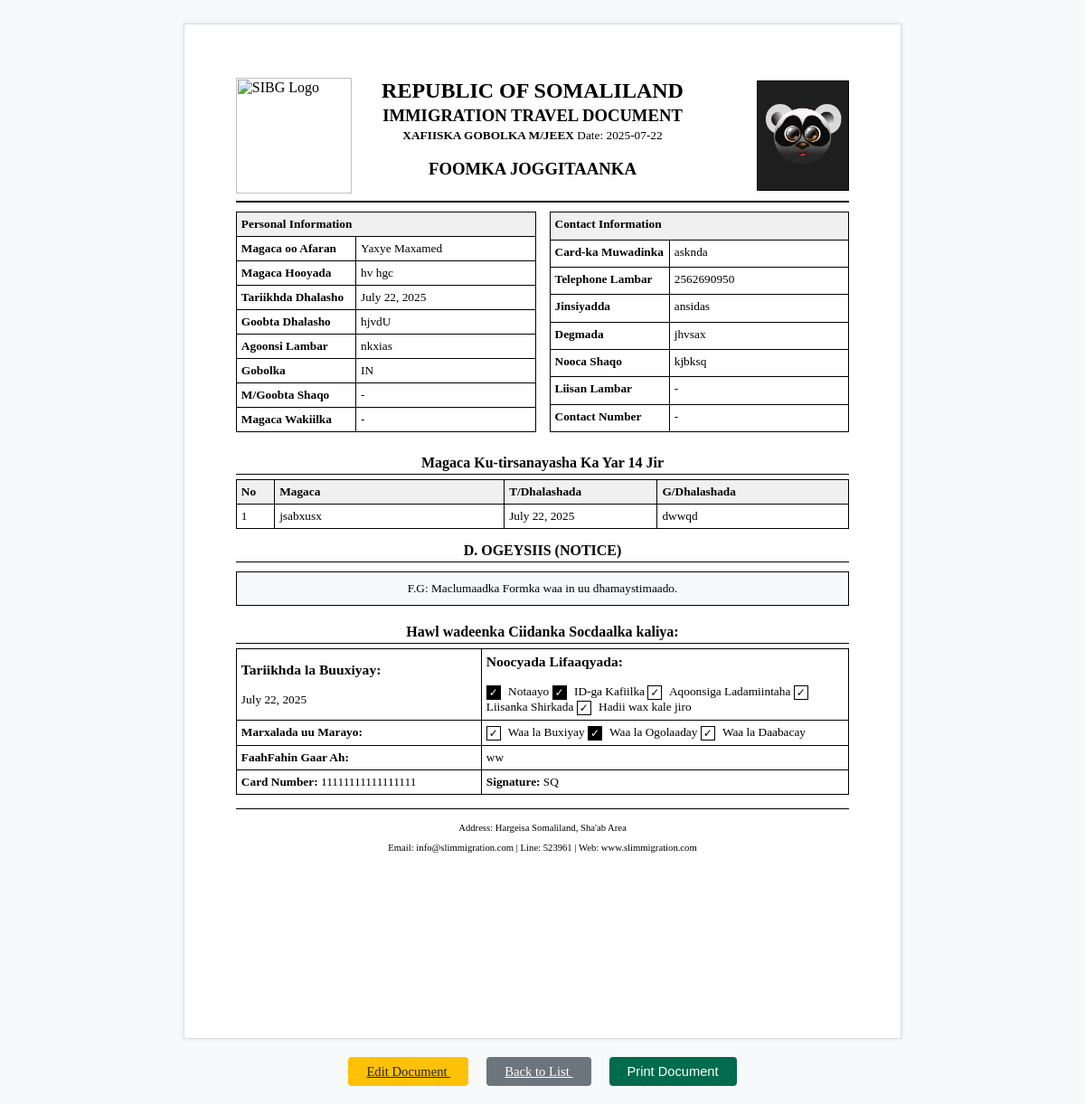
The app's page /travel/2/ with its own data.
### immigration/models.py (models this page shows, shortened)
class TravelDocument(models.Model):
    STATUS_CHOICES = [
        ('filled', 'Waa la Buxiyay'),
        ('approved', 'Waa la Ogolaaday'),
        ('printed', 'Waa la Daabacay'),
    ]
    region_office = models.CharField(max_length=100, blank=True, verbose_name="Xafiiska Gobolka")
    date = models.DateField(blank=True, null=True, verbose_name="Taariikhda")
    document_number = models.CharField(max_length=50, blank=True, unique=True, verbose_name="Lambarka Warqadda")
    full_name = models.CharField(max_length=200, blank=True, verbose_name="Magaca oo Afaran")
    mother_name = models.CharField(max_length=200, blank=True, verbose_name="Magaca Hooyada")
    birth_date = models.DateField(blank=True, null=True, verbose_name="Taariikhda Dhalasho")
    birth_place = models.CharField(max_length=100, blank=True, verbose_name="Goobta Dhalasho")
    identification_number = models.CharField(max_length=50, blank=True, verbose_name="Aqoonsi Lambar")
    region = models.CharField(max_length=100, blank=True, verbose_name="Gobolka")
    workplace = models.CharField(max_length=100, blank=True, verbose_name="Goobta Shaqo")
    sponsor_name = models.CharField(max_length=200, blank=True, verbose_name="Magaca Wakiilka")
    citizen_card = models.CharField(max_length=50, blank=True, verbose_name="Card-ka Muwadinka")
    phone_number = models.CharField(max_length=20, blank=True, verbose_name="Telephone Lambar")
    nationality = models.CharField(max_length=100, blank=True, verbose_name="Jinsiyadda")
    district = models.CharField(max_length=100, blank=True, verbose_name="Degmada")
    job_type = models.CharField(max_length=100, blank=True, verbose_name="Nooca Shaqo")
    license_number = models.CharField(max_length=50, blank=True, verbose_name="Liisan Lambar")
    contact_number = models.CharField(max_length=20, blank=True, verbose_name="Contact Number")
    filled_date = models.DateField(blank=True, null=True, verbose_name="Taariikhda la buuxiyay")
    has_notayo = models.BooleanField(default=False, verbose_name="Notaayo")
    has_sponsor_id = models.BooleanField(default=False, verbose_name="ID-ga Kafiilka")
    has_damaged_id = models.BooleanField(default=False, verbose_name="Aqoonsiga Ladamiintaha")
    has_company_license = models.BooleanField(default=False, verbose_name="Liisanka Shirkada")
    has_other_documents = models.BooleanField(default=False, verbose_name="Hadii wax kale jiro")
    immigration_officer_notes = models.TextField(blank=True, verbose_name="Faahfaahin Gaar ah")
    status = models.CharField(max_length=10, choices=STATUS_CHOICES, blank=True, verbose_name="Marxalada uu Marayo")
    card_number = models.CharField(max_length=50, blank=True, verbose_name="Card Number")
    officer_signature = models.CharField(max_length=200, blank=True, verbose_name="Signature")
    created_at = models.DateTimeField(auto_now_add=True)
    updated_at = models.DateTimeField(auto_now=True)
    created_by = models.ForeignKey(User, on_delete=models.SET_NULL, null=True, related_name='created_documents')
    photo = models.ImageField(upload_to='travel_documents/photos/', blank=True, null=True, verbose_name="Sawirka")
    class Meta:
        ordering = ['-created_at']
        verbose_name = "Travel Document"
        verbose_name_plural = "Travel Documents"

class TravelDocumentChild(models.Model):
    document = models.ForeignKey(TravelDocument, on_delete=models.CASCADE, related_name='children')
    name = models.CharField(max_length=200, verbose_name="Magaca")
    birth_date = models.DateField(blank=True, null=True, verbose_name="Taariikhda Dhalasho")
    birth_place = models.CharField(max_length=100, blank=True, verbose_name="Goobta Dhalasho")
    photo = models.ImageField(upload_to='travel_documents/children/', blank=True, null=True, verbose_name="Sawirka")
    class Meta:
        verbose_name = "Travel Document Child"
        verbose_name_plural = "Travel Document Children"

### immigration/views.py (the view)
# urls.py: path('travel/<int:pk>/', views.travel_document_detail, name='travel_document_detail'),
def travel_document_detail(request, pk):
    document = get_object_or_404(TravelDocument, pk=pk)
    return render(request, 'travel_document/detail.html', {'document': document})

### immigration/templates/travel_document/detail.html (shortened to what this page needs)
﻿{% block content %}
<div class="form-container">
    <div class="watermark">OFFICIAL</div>
    <div class="form-header">
        <img src="https://i.postimg.cc/85ztSqFB/Flag-of-the-Somaliland-Immigration-and-Border-Control-svg.png"
            alt="SIBG Logo" class="logo">
        <div class="header-text">
            <h1>REPUBLIC OF SOMALILAND</h1>
            <h2>IMMIGRATION TRAVEL DOCUMENT</h2>
            <p><strong>XAFIISKA GOBOLKA M/JEEX</strong> Date: {% now "Y-m-d" %}</p>
            <h3>FOOMKA JOGGITAANKA</h3>
        </div>
        <div class="photo-box">
            {% if document.photo %}
            <img src="{{ document.photo.url }}" alt="Applicant Photo">
            {% else %}
            [Photograph]
            {% endif %}
        </div>
    </div>
    <div class="two-col">
        <table class="form-table">
            <tr>
                <th colspan="2" class="text-center">Personal Information</th>
            </tr>
            <tr>
                <td width="40%"><strong>Magaca oo Afaran</strong></td>
                <td>{{ document.full_name|default:"-" }}</td>
            </tr>
            <tr>
                <td><strong>Magaca Hooyada</strong></td>
                <td>{{ document.mother_name|default:"-" }}</td>
            </tr>
            <tr>
                <td><strong>Tariikhda Dhalasho</strong></td>
                <td>{{ document.birth_date|default:"-" }}</td>
            </tr>
            <tr>
                <td><strong>Goobta Dhalasho</strong></td>
                <td>{{ document.birth_place|default:"-" }}</td>
            </tr>
            <tr>
                <td><strong>Agoonsi Lambar</strong></td>
                <td>{{ document.identification_number|default:"-" }}</td>
            </tr>
            <tr>
                <td><strong>Gobolka</strong></td>
                <td>{{ document.region|default:"-" }}</td>
            </tr>
            <tr>
                <td><strong>M/Goobta Shaqo</strong></td>
                <td>{{ document.workplace|default:"-" }}</td>
            </tr>
            <tr>
                <td><strong>Magaca Wakiilka</strong></td>
                <td>{{ document.sponsor_name|default:"-" }}</td>
            </tr>
        </table>
        <table class="form-table">
            <tr>
                <th colspan="2" class="text-center">Contact Information</th>
            </tr>
            <tr>
                <td width="40%"><strong>Card-ka Muwadinka</strong></td>
                <td>{{ document.citizen_card|default:"-" }}</td>
            </tr>
            <tr>
                <td><strong>Telephone Lambar</strong></td>
                <td>{{ document.phone_number|default:"-" }}</td>
            </tr>
            <tr>
                <td><strong>Jinsiyadda</strong></td>
                <td>{{ document.nationality|default:"-" }}</td>
            </tr>
            <tr>
                <td><strong>Degmada</strong></td>
                <td>{{ document.district|default:"-" }}</td>
            </tr>
            <tr>
                <td><strong>Nooca Shaqo</strong></td>
                <td>{{ document.job_type|default:"-" }}</td>
            </tr>
            <tr>
                <td><strong>Liisan Lambar</strong></td>
                <td>{{ document.license_number|default:"-" }}</td>
            </tr>
            <tr>
                <td><strong>Contact Number</strong></td>
                <td>{{ document.contact_number|default:"-" }}</td>
            </tr>
        </table>
    </div>
    <div class="section-title">Magaca Ku-tirsanayasha Ka Yar 14 Jir</div>
    <table class="form-table">
        <thead>
            <tr>
                <th width="5%">No</th>
                <th width="30%">Magaca</th>
                <th width="20%">T/Dhalashada</th>
                <th width="25%">G/Dhalashada</th>
            </tr>
        </thead>
        <tbody>
            {% for child in document.children.all %}
            <tr>
                <td class="text-center">{{ forloop.counter }}</td>
                <td>{{ child.name|default:"-" }}</td>
                <td>{{ child.birth_date|default:"-" }}</td>
                <td>{{ child.birth_place|default:"-" }}</td>
            </tr>
            {% empty %}
            <tr>
                <td colspan="5" class="text-center">No children registered</td>
            </tr>
            {% endfor %}
        </tbody>
    </table>
    <div class="form-section">
        <div class="section-title">D. OGEYSIIS (NOTICE)</div>
        <div class="notice-section">
            F.G: Maclumaadka Formka waa in uu dhamaystimaado.
        </div>
    </div>
    <div class="official-section">
        <div class="section-title">Hawl wadeenka Ciidanka Socdaalka kaliya:</div>
        <table class="official-table">
            <tr>
                <td width="40%"><h3>Tariikhda la Buuxiyay:</h3> {{ document.filled_date|default:"-" }}</td>
                <td width="80%">
                    <h3>Noocyada Lifaaqyada:</h3>
                    <span class="checkbox {% if document.has_notayo %}checked{% endif %}">✓</span> Notaayo
                    <span class="checkbox {% if document.has_sponsor_id %}checked{% endif %}">✓</span> ID-ga Kafiilka
                    <span class="checkbox {% if document.has_damaged_id %}checked{% endif %}">✓</span> Aqoonsiga
                    Ladamiintaha
                    <span class="checkbox {% if document.has_company_license %}checked{% endif %}">✓</span> Liisanka
                    Shirkada
                    <span class="checkbox {% if document.has_other_documents %}checked{% endif %}">✓</span> Hadii wax
                    kale jiro
                </td>
            </tr>
            <tr>
                <td><strong>Marxalada uu Marayo:</strong></td>
                <td>
                    <span class="checkbox {% if document.status == 'filled' %}checked{% endif %}">✓</span> Waa la
                    Buxiyay
                    <span class="checkbox {% if document.status == 'approved' %}checked{% endif %}">✓</span> Waa la
                    Ogolaaday
                    <span class="checkbox {% if document.status == 'printed' %}checked{% endif %}">✓</span> Waa la
                    Daabacay
                </td>
            </tr>
            <tr>
                <td><strong>FaahFahin Gaar Ah:</strong></td>
                <td>{{ document.immigration_officer_notes|default:"-" }}</td>
            </tr>
            <tr>
                <td><strong>Card Number:</strong> {{ document.card_number|default:"-" }}</td>
                <td><strong>Signature:</strong> {{ document.officer_signature|default:"-" }}</td>
            </tr>
        </table>
    </div>
    <div class="footer">
        <p>Address: Hargeisa Somaliland, Sha'ab Area</p>
        <p>Email: info@slimmigration.com | Line: 523961 | Web: www.slimmigration.com</p>
    </div>
</div>
<div class="btn-container no-print">
    <a href="{% url 'travel_document_edit' document.pk %}" class="btn btn-warning">
         Edit Document
    </a>
    <a href="{% url 'travel_document_list' %}" class="btn btn-secondary">
         Back to List
    </a>
    <button onclick="window.print()" class="btn btn-primary">
         Print Document
    </button>
</div>
{% endblock %}

### immigration/templates/travel_document/detail.html (style rules this page uses)
.form-container { width: 210mm; min-height: 297mm; background-color: white; border: 1px solid #ddd; padding: 15mm; margin: 0 auto; box-shadow: 0 0 5px rgba(0, 0, 0, 0.1); position: relative; box-sizing: border-box; }
.form-header { display: flex; justify-content: space-between; align-items: center; margin-bottom: 10px; padding-bottom: 5px; border-bottom: 2px solid #000; }
.logo { height: 128px; margin-right: -48px; }
.header-text { flex-grow: 1; text-align: center; }
.form-header h1 { font-size: 18pt; font-weight: bold; margin: 3px 0; text-transform: uppercase; }
.form-header h2 { font-size: 14pt; font-weight: bold; margin: 3px 0; }
.form-header p { margin: 3px 0; font-size: 10pt; }
.photo-box { width: 100px; height: 120px; border: 1px solid #000; display: flex; align-items: center; justify-content: center; overflow: hidden; }
.photo-box img { width: 100%; height: 100%; object-fit: cover; }
.section-title { font-size: 12pt; font-weight: bold; margin: 15px 0 5px 0; padding-bottom: 3px; border-bottom: 1px solid #000; text-align: center; }
.form-table { width: 100%; border-collapse: collapse; margin-bottom: 10px; font-size: 10pt; }
.form-table th, .form-table td { border: 1px solid #000; padding: 5px; text-align: left; vertical-align: top; }
.form-table th { background-color: #f0f0f0; font-weight: bold; }
.footer { text-align: center; font-size: 8pt; margin-top: 15px; padding-top: 5px; border-top: 1px solid #000; }
.watermark { position: absolute; opacity: 0.05; font-size: 80pt; font-weight: bold; color: #006b4d; transform: rotate(-45deg); left: 30px; top: 200px; z-index: -1; pointer-events: none; }
.checkbox { display: inline-block; width: 14px; height: 14px; border: 1px solid #000; margin-right: 5px; text-align: center; line-height: 14px; font-size: 9pt; vertical-align: middle; }
.checked { background-color: #000; color: white; }
.btn-container { text-align: center; margin: 20px 0; }
.btn { padding: 8px 20px; font-size: 11pt; margin: 0 10px; border: none; border-radius: 4px; cursor: pointer; }
.btn-primary { background-color: #006b4d; color: white; }
.btn-secondary { background-color: #6c757d; color: white; }
.btn-warning { background-color: #ffc107; color: #212529; }
.two-col { display: grid; grid-template-columns: 1fr 1fr; gap: 15px; margin-bottom: 15px; }
.official-section { margin-top: 20px; }
.official-table { width: 100%; border-collapse: collapse; font-size: 10pt; }
.official-table td { border: 1px solid #000; padding: 5px; }
.notice-section { font-size: 10pt; text-align: center; padding: 10px; border: 1px solid #000; margin: 10px 0; background-color: #f8f9fa; }

### records on screen
TravelDocument: photo (picture), full_name "Yaxye Maxamed", mother_name "hv hgc", birth_date "July 22, 2025", birth_place "hjvdU", identification_number "nkxias", region "IN", workplace "-", sponsor_name "-", citizen_card "asknda", phone_number "2562690950", nationality "ansidas", district "jhvsax", job_type "kjbksq", license_number "-", contact_number "-", filled_date "July 22, 2025", immigration_officer_notes "ww", card_number "11111111111111111", officer_signature "SQ"
TravelDocumentChild: name "jsabxusx", birth_date "July 22, 2025", birth_place "dwwqd"
